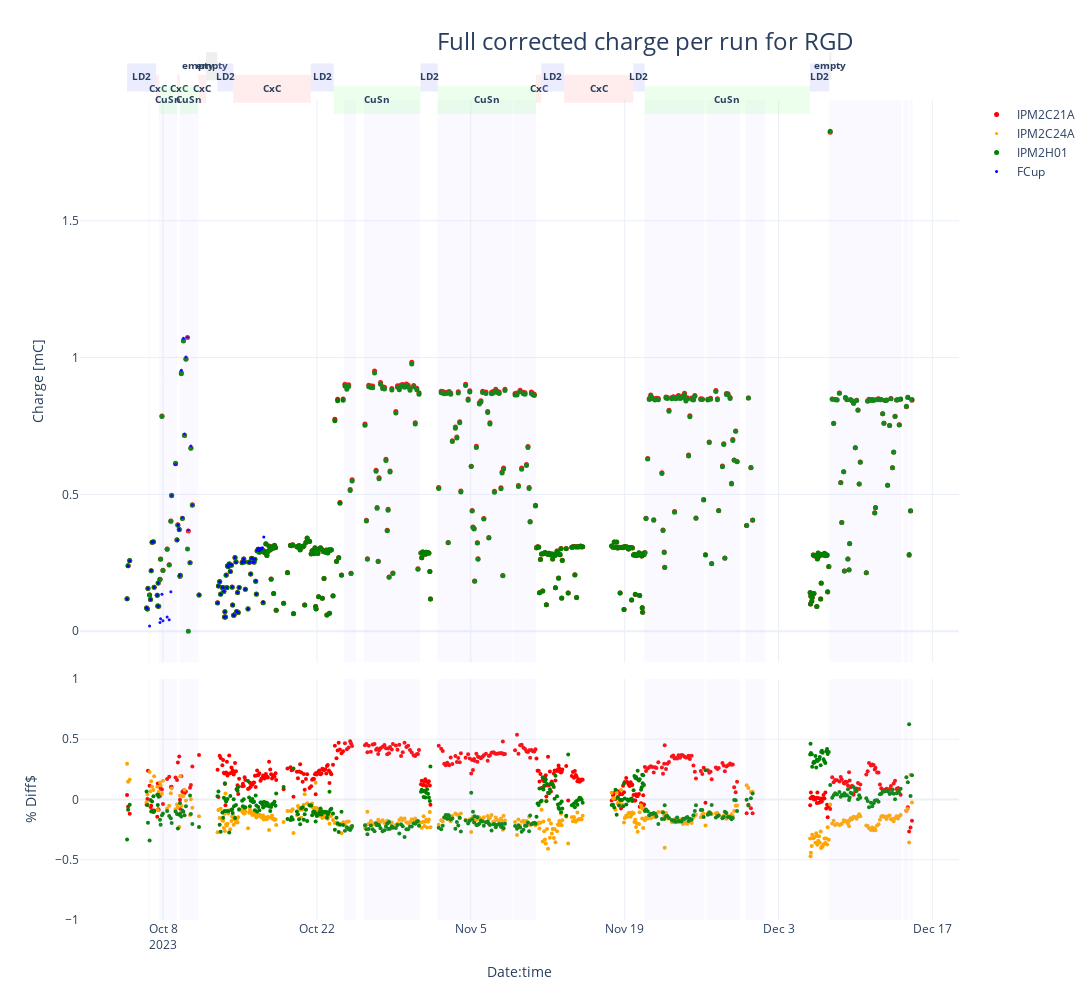

Here is the notebook cell this chart was saved with:
### Code cell
df.loc[:,"ch_mean2"] = np.mean(df.loc[:,['IPM2C21A_corr2','IPM2C24A_corr2','IPM2H01_corr2']],axis=1)
dfx = df[df.event_count >= 20e6]

fig = make_subplots(rows=2, cols=1,shared_xaxes=True,
                    vertical_spacing=0.02, row_heights=[0.7,0.3]) # (specs=[[{"secondary_y": True}]])
fig.update_layout(width=1280, height=1000,
                  title=go.layout.Title(text=f"Full corrected charge per run for RGD", xanchor="left", x=0.4),
                  titlefont=dict(size=24),)

fig.add_trace(go.Scatter(x=dfx.time, y=dfx.IPM2C21A_corr2, mode='markers', name='IPM2C21A', marker=dict(color='red', size=5)), secondary_y=False)
fig.add_trace(go.Scatter(x=dfx.time, y=dfx.IPM2C24A_corr2, mode='markers', name='IPM2C24A', marker=dict(color='orange', size=3)), secondary_y=False)
fig.add_trace(go.Scatter(x=dfx.time, y=dfx.IPM2H01_corr2, mode='markers', name='IPM2H01', marker=dict(color='green', size=5)), secondary_y=False)
fig.add_trace(go.Scatter(x=dfx.loc[dfx.start_time<start_fcup_trouble,"time"], y=dfx.loc[dfx.start_time<start_fcup_trouble,"scaler_calc1b_corr"], mode='markers', name='FCup', marker=dict(color='blue', size=3)), secondary_y=False)

fig.add_trace(go.Scatter(x=dfx.time, y=(100*(dfx.IPM2C21A_corr2-dfx.ch_mean2)/dfx.ch_mean2), mode='markers', name='IPM2C21A', showlegend=False, marker=dict(color='red', size=4)), row=2, col=1)
fig.add_trace(go.Scatter(x=dfx.time, y=(100*(dfx.IPM2C24A_corr2-dfx.ch_mean2)/dfx.ch_mean2), mode='markers', name='IPM2C24A', showlegend=False, marker=dict(color='orange', size=4)), row=2, col=1)
fig.add_trace(go.Scatter(x=dfx.time, y=(100*(dfx.IPM2H01_corr2-dfx.ch_mean2)/dfx.ch_mean2), mode='markers', name='IPM2H01', showlegend=False, marker=dict(color='green', size=4)), row=2, col=1)


for i in range(len(beam_stop_in_start)):
     fig.add_vrect(x0=beam_stop_in_start[i],x1=beam_stop_in_end[i], fillcolor="#C0C0FF", opacity=0.1, line_width=0)

target_labels={'empty':(1.06,"#B0B0B0"),'LD2':(1.04,"#A0A0FF"),'CxC':(1.02,"#FFA0A0"),'CuSn':(1.,"#A0FFA0")}
        
for i in range(len(target_change_table)-1):
    time0 = max(target_change_table.iloc[i].name, dfx.iloc[0].time)
    time1 = min(target_change_table.iloc[i+1].name, dfx.iloc[-1].time) 
    target = target_change_table.iloc[i].target
    if time1 > dfx.iloc[0].time and time0 < dfx.iloc[-1].time:
        y_pos = target_labels[target][0]
        fig.add_vrect(x0=time0, x1=time1, xref="x", y0=y_pos-0.025, y1=y_pos+0.025, yref='paper', fillcolor=target_labels[target][1], opacity=0.2, line_width=0, row=1, col=1,
                     label=dict(text="<b>"+target+"</b>", font=dict(size=10)))
        
        
fig.update_xaxes(title_text="Date:time", row=2, col=1)
fig.update_yaxes(title_text="Charge [mC]", row=1, col=1)
fig.update_yaxes(title_text="% Diff$", range=[-1., 1. ], row=2, col=1)
fig.write_image("RGD_Full_corrected_charge_per_run.pdf", width=1200, height=600)
fig.show()

### Figure 1 — Plotly figure (JSON) as saved in the notebook; plotly's stock layout.template omitted (floating-point values rounded to 4 significant figures; data arrays with more than 128 entries replaced by an {"elided": "..."} marker saying what was removed)
{"data": [{"marker": {"color": "red", "size": 5}, "mode": "markers", "name": "IPM2C21A", "type": "scatter", "x": {"elided": "487 str values"}, "xaxis": "x", "y": {"elided": "487 float values"}, "yaxis": "y"}, {"marker": {"color": "orange", "size": 3}, "mode": "markers", "name": "IPM2C24A", "type": "scatter", "x": {"elided": "487 str values"}, "xaxis": "x", "y": {"elided": "487 float values"}, "yaxis": "y"}, {"marker": {"color": "green", "size": 5}, "mode": "markers", "name": "IPM2H01", "type": "scatter", "x": {"elided": "487 str values"}, "xaxis": "x", "y": {"elided": "487 float values"}, "yaxis": "y"}, {"marker": {"color": "blue", "size": 3}, "mode": "markers", "name": "FCup", "type": "scatter", "x": ["2023-10-04T17:28:08", "2023-10-04T19:41:20.500000", "2023-10-04T23:12:46.500000", "2023-10-06T12:03:46", "2023-10-06T13:59:03", "2023-10-06T15:07:13.500000", "2023-10-06T18:37:20", "2023-10-06T20:35:25", "2023-10-06T22:04:39.500000", "2023-10-07T00:04:19.500000", "2023-10-07T02:57:45", "2023-10-07T04:39:57", "2023-10-07T11:22:17", "2023-10-07T12:33:46.500000", "2023-10-07T13:29:29", "2023-10-07T14:30:01", "2023-10-07T17:24:42.500000", "2023-10-07T18:43:39", "2023-10-07T21:38:27", "2023-10-07T23:48:44", "2023-10-08T08:56:26", "2023-10-08T13:26:49.500000", "2023-10-08T17:04:41", "2023-10-08T18:49:21.500000", "2023-10-09T03:17:48", "2023-10-09T06:24:17", "2023-10-09T08:18:09.500000", "2023-10-09T11:26:59.500000", "2023-10-09T13:04:52", "2023-10-09T13:37:54.500000", "2023-10-09T15:56:48.500000", "2023-10-09T18:17:52.500000", "2023-10-09T20:29:41", "2023-10-09T22:51:12", "2023-10-10T02:00:24", "2023-10-10T05:24:23", "2023-10-10T07:14:28.500000", "2023-10-10T10:56:49.500000", "2023-10-10T12:48:35", "2023-10-10T15:59:42", "2023-10-11T06:33:18.500000", "2023-10-12T23:02:59", "2023-10-13T00:58:42", "2023-10-13T03:41:09", "2023-10-13T05:51:57.500000", "2023-10-13T09:34:23.500000", "2023-10-13T11:13:40", "2023-10-13T12:50:13", "2023-10-13T14:17:56", "2023-10-13T15:07:29.500000", "2023-10-13T16:17:09.500000", "2023-10-13T17:47:13.500000", "2023-10-13T19:26:24.500000", "2023-10-13T20:44:43", "2023-10-13T22:28:17.500000", "2023-10-14T00:31:16.500000", "2023-10-14T02:54:04", "2023-10-14T05:24:12", "2023-10-14T06:56:10", "2023-10-14T08:03:14", "2023-10-14T10:19:32", "2023-10-14T10:56:41", "2023-10-14T13:10:43.500000", "2023-10-14T15:14:42.500000", "2023-10-14T16:48:47", "2023-10-14T18:41:59.500000", "2023-10-14T20:10:53.500000", "2023-10-14T22:09:54.500000", "2023-10-15T04:44:04", "2023-10-15T06:28:47", "2023-10-15T08:14:08.500000", "2023-10-15T10:06:15.500000", "2023-10-15T11:39:47.500000", "2023-10-15T17:34:36.500000", "2023-10-15T19:56:36.500000", "2023-10-15T21:42:10", "2023-10-15T23:26:56", "2023-10-16T01:20:01.500000", "2023-10-16T03:06:27", "2023-10-16T04:51:48", "2023-10-16T06:48:11.500000", "2023-10-16T08:38:38", "2023-10-16T10:19:04.500000", "2023-10-16T11:49:12", "2023-10-16T13:27:35.500000", "2023-10-16T15:47:00.500000", "2023-10-16T18:18:54", "2023-10-16T20:44:13", "2023-10-16T22:55:04", "2023-10-17T00:57:46", "2023-10-17T02:33:17.500000", "2023-10-17T04:02:01.500000"], "xaxis": "x", "y": [0.1181, 0.2382, 0.257, 0.0855, 0.08179, 0.1563, 0.01887, 0.1161, 0.2219, 0.3265, 0.327, 0.1605, 0.1316, 0.092, 0.1759, 0.09108, 0.03223, 0.04532, 0.1354, 0.03833, 0.05201, 0.04167, 0.1446, 0.496, 0.6091, 0.3321, 0.388, 0.3717, 0.2034, 0.2058, 0.9537, 0.4146, 1.071, 0.7203, 1.002, 1.073, 0.3686, 0.2515, 0.6769, 0.4617, 0.1323, 0.1037, 0.1657, 0.181, 0.1356, 0.1604, 0.1597, 0.1462, 0.05221, 0.07105, 0.05197, 0.2051, 0.1591, 0.2395, 0.2361, 0.2455, 0.2182, 0.242, 0.1614, 0.09583, 0.05827, 0.05906, 0.2691, 0.2525, 0.07188, 0.1414, 0.06824, 0.1601, 0.2509, 0.2549, 0.2643, 0.2534, 0.1534, 0.08164, 0.2522, 0.2531, 0.209, 0.2664, 0.2651, 0.2533, 0.2532, 0.2628, 0.1839, 0.1365, 0.2957, 0.3029, 0.2939, 0.3034, 0.2995, 0.3053, 0.1067, 0.344], "yaxis": "y"}, {"marker": {"color": "red", "size": 4}, "mode": "markers", "name": "IPM2C21A", "showlegend": false, "type": "scatter", "x": {"elided": "487 str values"}, "xaxis": "x2", "y": {"elided": "487 float values"}, "yaxis": "y2"}, {"marker": {"color": "orange", "size": 4}, "mode": "markers", "name": "IPM2C24A", "showlegend": false, "type": "scatter", "x": {"elided": "487 str values"}, "xaxis": "x2", "y": {"elided": "487 float values"}, "yaxis": "y2"}, {"marker": {"color": "green", "size": 4}, "mode": "markers", "name": "IPM2H01", "showlegend": false, "type": "scatter", "x": {"elided": "487 str values"}, "xaxis": "x2", "y": {"elided": "487 float values"}, "yaxis": "y2"}], "layout": {"height": 1000, "shapes": [{"fillcolor": "#C0C0FF", "line": {"width": 0}, "opacity": 0.1, "type": "rect", "x0": "2023-10-06T16:01:36.594000", "x1": "2023-10-06T19:08:57.796000", "xref": "x", "y0": 0, "y1": 1, "yref": "y domain"}, {"fillcolor": "#C0C0FF", "line": {"width": 0}, "opacity": 0.1, "type": "rect", "x0": "2023-10-06T16:01:36.594000", "x1": "2023-10-06T19:08:57.796000", "xref": "x2", "y0": 0, "y1": 1, "yref": "y2 domain"}, {"fillcolor": "#C0C0FF", "line": {"width": 0}, "opacity": 0.1, "type": "rect", "x0": "2023-10-07T15:24:48.931000", "x1": "2023-10-08T07:52:50.636000", "xref": "x", "y0": 0, "y1": 1, "yref": "y domain"}, {"fillcolor": "#C0C0FF", "line": {"width": 0}, "opacity": 0.1, "type": "rect", "x0": "2023-10-07T15:24:48.931000", "x1": "2023-10-08T07:52:50.636000", "xref": "x2", "y0": 0, "y1": 1, "yref": "y2 domain"}, {"fillcolor": "#C0C0FF", "line": {"width": 0}, "opacity": 0.1, "type": "rect", "x0": "2023-10-08T08:16:58.456000", "x1": "2023-10-08T14:15:26.265000", "xref": "x", "y0": 0, "y1": 1, "yref": "y domain"}, {"fillcolor": "#C0C0FF", "line": {"width": 0}, "opacity": 0.1, "type": "rect", "x0": "2023-10-08T08:16:58.456000", "x1": "2023-10-08T14:15:26.265000", "xref": "x2", "y0": 0, "y1": 1, "yref": "y2 domain"}, {"fillcolor": "#C0C0FF", "line": {"width": 0}, "opacity": 0.1, "type": "rect", "x0": "2023-10-08T14:49:12.831000", "x1": "2023-10-09T01:23:14.283000", "xref": "x", "y0": 0, "y1": 1, "yref": "y domain"}, {"fillcolor": "#C0C0FF", "line": {"width": 0}, "opacity": 0.1, "type": "rect", "x0": "2023-10-08T14:49:12.831000", "x1": "2023-10-09T01:23:14.283000", "xref": "x2", "y0": 0, "y1": 1, "yref": "y2 domain"}, {"fillcolor": "#C0C0FF", "line": {"width": 0}, "opacity": 0.1, "type": "rect", "x0": "2023-10-09T01:40:34.115000", "x1": "2023-10-09T06:49:07.173000", "xref": "x", "y0": 0, "y1": 1, "yref": "y domain"}, {"fillcolor": "#C0C0FF", "line": {"width": 0}, "opacity": 0.1, "type": "rect", "x0": "2023-10-09T01:40:34.115000", "x1": "2023-10-09T06:49:07.173000", "xref": "x2", "y0": 0, "y1": 1, "yref": "y2 domain"}, {"fillcolor": "#C0C0FF", "line": {"width": 0}, "opacity": 0.1, "type": "rect", "x0": "2023-10-09T12:47:08.114000", "x1": "2023-10-11T02:25:59.957000", "xref": "x", "y0": 0, "y1": 1, "yref": "y domain"}, {"fillcolor": "#C0C0FF", "line": {"width": 0}, "opacity": 0.1, "type": "rect", "x0": "2023-10-09T12:47:08.114000", "x1": "2023-10-11T02:25:59.957000", "xref": "x2", "y0": 0, "y1": 1, "yref": "y2 domain"}, {"fillcolor": "#C0C0FF", "line": {"width": 0}, "opacity": 0.1, "type": "rect", "x0": "2023-10-11T03:15:18.199000", "x1": "2023-10-11T05:23:26.398000", "xref": "x", "y0": 0, "y1": 1, "yref": "y domain"}, {"fillcolor": "#C0C0FF", "line": {"width": 0}, "opacity": 0.1, "type": "rect", "x0": "2023-10-11T03:15:18.199000", "x1": "2023-10-11T05:23:26.398000", "xref": "x2", "y0": 0, "y1": 1, "yref": "y2 domain"}, {"fillcolor": "#C0C0FF", "line": {"width": 0}, "opacity": 0.1, "type": "rect", "x0": "2023-10-24T10:47:54.883000", "x1": "2023-10-25T13:07:32.883000", "xref": "x", "y0": 0, "y1": 1, "yref": "y domain"}, {"fillcolor": "#C0C0FF", "line": {"width": 0}, "opacity": 0.1, "type": "rect", "x0": "2023-10-24T10:47:54.883000", "x1": "2023-10-25T13:07:32.883000", "xref": "x2", "y0": 0, "y1": 1, "yref": "y2 domain"}, {"fillcolor": "#C0C0FF", "line": {"width": 0}, "opacity": 0.1, "type": "rect", "x0": "2023-10-26T06:33:23.833000", "x1": "2023-10-31T08:45:47.598000", "xref": "x", "y0": 0, "y1": 1, "yref": "y domain"}, {"fillcolor": "#C0C0FF", "line": {"width": 0}, "opacity": 0.1, "type": "rect", "x0": "2023-10-26T06:33:23.833000", "x1": "2023-10-31T08:45:47.598000", "xref": "x2", "y0": 0, "y1": 1, "yref": "y2 domain"}, {"fillcolor": "#C0C0FF", "line": {"width": 0}, "opacity": 0.1, "type": "rect", "x0": "2023-11-01T23:39:55.187000", "x1": "2023-11-08T19:29:40.491000", "xref": "x", "y0": 0, "y1": 1, "yref": "y domain"}, {"fillcolor": "#C0C0FF", "line": {"width": 0}, "opacity": 0.1, "type": "rect", "x0": "2023-11-01T23:39:55.187000", "x1": "2023-11-08T19:29:40.491000", "xref": "x2", "y0": 0, "y1": 1, "yref": "y2 domain"}, {"fillcolor": "#C0C0FF", "line": {"width": 0}, "opacity": 0.1, "type": "rect", "x0": "2023-11-08T22:13:58.525000", "x1": "2023-11-08T22:14:42.258000", "xref": "x", "y0": 0, "y1": 1, "yref": "y domain"}, {"fillcolor": "#C0C0FF", "line": {"width": 0}, "opacity": 0.1, "type": "rect", "x0": "2023-11-08T22:13:58.525000", "x1": "2023-11-08T22:14:42.258000", "xref": "x2", "y0": 0, "y1": 1, "yref": "y2 domain"}, {"fillcolor": "#C0C0FF", "line": {"width": 0}, "opacity": 0.1, "type": "rect", "x0": "2023-11-08T22:56:57.125000", "x1": "2023-11-10T22:02:05.149000", "xref": "x", "y0": 0, "y1": 1, "yref": "y domain"}, {"fillcolor": "#C0C0FF", "line": {"width": 0}, "opacity": 0.1, "type": "rect", "x0": "2023-11-08T22:56:57.125000", "x1": "2023-11-10T22:02:05.149000", "xref": "x2", "y0": 0, "y1": 1, "yref": "y2 domain"}, {"fillcolor": "#C0C0FF", "line": {"width": 0}, "opacity": 0.1, "type": "rect", "x0": "2023-11-20T19:13:16.869000", "x1": "2023-11-26T06:01:10.232000", "xref": "x", "y0": 0, "y1": 1, "yref": "y domain"}, {"fillcolor": "#C0C0FF", "line": {"width": 0}, "opacity": 0.1, "type": "rect", "x0": "2023-11-20T19:13:16.869000", "x1": "2023-11-26T06:01:10.232000", "xref": "x2", "y0": 0, "y1": 1, "yref": "y2 domain"}, {"fillcolor": "#C0C0FF", "line": {"width": 0}, "opacity": 0.1, "type": "rect", "x0": "2023-11-26T11:13:11.806000", "x1": "2023-11-29T11:30:11.912000", "xref": "x", "y0": 0, "y1": 1, "yref": "y domain"}, {"fillcolor": "#C0C0FF", "line": {"width": 0}, "opacity": 0.1, "type": "rect", "x0": "2023-11-26T11:13:11.806000", "x1": "2023-11-29T11:30:11.912000", "xref": "x2", "y0": 0, "y1": 1, "yref": "y2 domain"}, {"fillcolor": "#C0C0FF", "line": {"width": 0}, "opacity": 0.1, "type": "rect", "x0": "2023-11-29T23:38:58.278000", "x1": "2023-12-01T18:13:37.451000", "xref": "x", "y0": 0, "y1": 1, "yref": "y domain"}, {"fillcolor": "#C0C0FF", "line": {"width": 0}, "opacity": 0.1, "type": "rect", "x0": "2023-11-29T23:38:58.278000", "x1": "2023-12-01T18:13:37.451000", "xref": "x2", "y0": 0, "y1": 1, "yref": "y2 domain"}, {"fillcolor": "#C0C0FF", "line": {"width": 0}, "opacity": 0.1, "type": "rect", "x0": "2023-12-07T14:39:28.056000", "x1": "2023-12-14T04:04:00.268000", "xref": "x", "y0": 0, "y1": 1, "yref": "y domain"}, {"fillcolor": "#C0C0FF", "line": {"width": 0}, "opacity": 0.1, "type": "rect", "x0": "2023-12-07T14:39:28.056000", "x1": "2023-12-14T04:04:00.268000", "xref": "x2", "y0": 0, "y1": 1, "yref": "y2 domain"}, {"fillcolor": "#C0C0FF", "line": {"width": 0}, "opacity": 0.1, "type": "rect", "x0": "2023-12-14T08:51:36.541000", "x1": "2023-12-14T19:42:03.871000", "xref": "x", "y0": 0, "y1": 1, "yref": "y domain"}, {"fillcolor": "#C0C0FF", "line": {"width": 0}, "opacity": 0.1, "type": "rect", "x0": "2023-12-14T08:51:36.541000", "x1": "2023-12-14T19:42:03.871000", "xref": "x2", "y0": 0, "y1": 1, "yref": "y2 domain"}, {"fillcolor": "#C0C0FF", "line": {"width": 0}, "opacity": 0.1, "type": "rect", "x0": "2023-12-14T22:50:43.234000", "x1": "2023-12-15T04:42:53", "xref": "x", "y0": 0, "y1": 1, "yref": "y domain"}, {"fillcolor": "#C0C0FF", "line": {"width": 0}, "opacity": 0.1, "type": "rect", "x0": "2023-12-14T22:50:43.234000", "x1": "2023-12-15T04:42:53", "xref": "x2", "y0": 0, "y1": 1, "yref": "y2 domain"}, {"fillcolor": "#A0A0FF", "label": {"font": {"size": 10}, "text": "<b>LD2</b>"}, "line": {"width": 0}, "opacity": 0.2, "type": "rect", "x0": "2023-10-04T17:28:08", "x1": "2023-10-07T08:58:11", "xref": "x", "y0": 1.015, "y1": 1.065, "yref": "y domain"}, {"fillcolor": "#FFA0A0", "label": {"font": {"size": 10}, "text": "<b>CxC</b>"}, "line": {"width": 0}, "opacity": 0.2, "type": "rect", "x0": "2023-10-07T08:58:11", "x1": "2023-10-07T15:37:25", "xref": "x", "y0": 0.995, "y1": 1.045, "yref": "y domain"}, {"fillcolor": "#A0FFA0", "label": {"font": {"size": 10}, "text": "<b>CuSn</b>"}, "line": {"width": 0}, "opacity": 0.2, "type": "rect", "x0": "2023-10-07T15:37:25", "x1": "2023-10-09T06:55:38", "xref": "x", "y0": 0.975, "y1": 1.025, "yref": "y domain"}, {"fillcolor": "#FFA0A0", "label": {"font": {"size": 10}, "text": "<b>CxC</b>"}, "line": {"width": 0}, "opacity": 0.2, "type": "rect", "x0": "2023-10-09T06:55:38", "x1": "2023-10-09T12:51:52", "xref": "x", "y0": 0.995, "y1": 1.045, "yref": "y domain"}, {"fillcolor": "#A0FFA0", "label": {"font": {"size": 10}, "text": "<b>CuSn</b>"}, "line": {"width": 0}, "opacity": 0.2, "type": "rect", "x0": "2023-10-09T12:51:52", "x1": "2023-10-11T04:49:51", "xref": "x", "y0": 0.975, "y1": 1.025, "yref": "y domain"}, {"fillcolor": "#B0B0B0", "label": {"font": {"size": 10}, "text": "<b>empty</b>"}, "line": {"width": 0}, "opacity": 0.2, "type": "rect", "x0": "2023-10-11T04:49:51", "x1": "2023-10-11T05:32:47", "xref": "x", "y0": 1.035, "y1": 1.085, "yref": "y domain"}, {"fillcolor": "#FFA0A0", "label": {"font": {"size": 10}, "text": "<b>CxC</b>"}, "line": {"width": 0}, "opacity": 0.2, "type": "rect", "x0": "2023-10-11T05:32:47", "x1": "2023-10-11T21:46:59", "xref": "x", "y0": 0.995, "y1": 1.045, "yref": "y domain"}, {"fillcolor": "#B0B0B0", "label": {"font": {"size": 10}, "text": "<b>empty</b>"}, "line": {"width": 0}, "opacity": 0.2, "type": "rect", "x0": "2023-10-11T21:46:59", "x1": "2023-10-12T22:30:41", "xref": "x", "y0": 1.035, "y1": 1.085, "yref": "y domain"}, {"fillcolor": "#A0A0FF", "label": {"font": {"size": 10}, "text": "<b>LD2</b>"}, "line": {"width": 0}, "opacity": 0.2, "type": "rect", "x0": "2023-10-12T22:30:41", "x1": "2023-10-14T09:15:40", "xref": "x", "y0": 1.015, "y1": 1.065, "yref": "y domain"}, {"fillcolor": "#FFA0A0", "label": {"font": {"size": 10}, "text": "<b>CxC</b>"}, "line": {"width": 0}, "opacity": 0.2, "type": "rect", "x0": "2023-10-14T09:15:40", "x1": "2023-10-21T10:29:24", "xref": "x", "y0": 0.995, "y1": 1.045, "yref": "y domain"}, {"fillcolor": "#A0A0FF", "label": {"font": {"size": 10}, "text": "<b>LD2</b>"}, "line": {"width": 0}, "opacity": 0.2, "type": "rect", "x0": "2023-10-21T10:29:24", "x1": "2023-10-23T13:01:10", "xref": "x", "y0": 1.015, "y1": 1.065, "yref": "y domain"}, {"fillcolor": "#A0FFA0", "label": {"font": {"size": 10}, "text": "<b>CuSn</b>"}, "line": {"width": 0}, "opacity": 0.2, "type": "rect", "x0": "2023-10-23T13:01:10", "x1": "2023-10-31T10:13:58", "xref": "x", "y0": 0.975, "y1": 1.025, "yref": "y domain"}, {"fillcolor": "#A0A0FF", "label": {"font": {"size": 10}, "text": "<b>LD2</b>"}, "line": {"width": 0}, "opacity": 0.2, "type": "rect", "x0": "2023-10-31T10:13:58", "x1": "2023-11-01T23:53:45", "xref": "x", "y0": 1.015, "y1": 1.065, "yref": "y domain"}, {"fillcolor": "#A0FFA0", "label": {"font": {"size": 10}, "text": "<b>CuSn</b>"}, "line": {"width": 0}, "opacity": 0.2, "type": "rect", "x0": "2023-11-01T23:53:45", "x1": "2023-11-10T22:14:18", "xref": "x", "y0": 0.975, "y1": 1.025, "yref": "y domain"}, {"fillcolor": "#FFA0A0", "label": {"font": {"size": 10}, "text": "<b>CxC</b>"}, "line": {"width": 0}, "opacity": 0.2, "type": "rect", "x0": "2023-11-10T22:14:18", "x1": "2023-11-11T09:47:31", "xref": "x", "y0": 0.995, "y1": 1.045, "yref": "y domain"}, {"fillcolor": "#A0A0FF", "label": {"font": {"size": 10}, "text": "<b>LD2</b>"}, "line": {"width": 0}, "opacity": 0.2, "type": "rect", "x0": "2023-11-11T09:47:31", "x1": "2023-11-13T12:03:22", "xref": "x", "y0": 1.015, "y1": 1.065, "yref": "y domain"}, {"fillcolor": "#FFA0A0", "label": {"font": {"size": 10}, "text": "<b>CxC</b>"}, "line": {"width": 0}, "opacity": 0.2, "type": "rect", "x0": "2023-11-13T12:03:22", "x1": "2023-11-19T18:37:53", "xref": "x", "y0": 0.995, "y1": 1.045, "yref": "y domain"}, {"fillcolor": "#A0A0FF", "label": {"font": {"size": 10}, "text": "<b>LD2</b>"}, "line": {"width": 0}, "opacity": 0.2, "type": "rect", "x0": "2023-11-19T18:37:53", "x1": "2023-11-20T19:46:48", "xref": "x", "y0": 1.015, "y1": 1.065, "yref": "y domain"}, {"fillcolor": "#A0FFA0", "label": {"font": {"size": 10}, "text": "<b>CuSn</b>"}, "line": {"width": 0}, "opacity": 0.2, "type": "rect", "x0": "2023-11-20T19:46:48", "x1": "2023-12-05T20:41:39", "xref": "x", "y0": 0.975, "y1": 1.025, "yref": "y domain"}, {"fillcolor": "#A0A0FF", "label": {"font": {"size": 10}, "text": "<b>LD2</b>"}, "line": {"width": 0}, "opacity": 0.2, "type": "rect", "x0": "2023-12-05T20:41:39", "x1": "2023-12-07T14:50:33", "xref": "x", "y0": 1.015, "y1": 1.065, "yref": "y domain"}, {"fillcolor": "#B0B0B0", "label": {"font": {"size": 10}, "text": "<b>empty</b>"}, "line": {"width": 0}, "opacity": 0.2, "type": "rect", "x0": "2023-12-07T14:50:33", "x1": "2023-12-07T19:35:13", "xref": "x", "y0": 1.035, "y1": 1.085, "yref": "y domain"}], "title": {"font": {"size": 24}, "text": "Full corrected charge per run for RGD", "x": 0.4, "xanchor": "left"}, "width": 1280, "xaxis": {"anchor": "y", "autorange": true, "domain": [0, 1], "matches": "x2", "range": ["2023-09-30 11:58:39.1652", "2023-12-19 08:47:06.3348"], "showticklabels": false, "type": "date"}, "xaxis2": {"anchor": "y2", "autorange": true, "domain": [0, 1], "range": ["2023-09-30 11:58:39.1652", "2023-12-19 08:47:06.3348"], "title": {"text": "Date:time"}, "type": "date"}, "yaxis": {"anchor": "x", "autorange": true, "domain": [0.314, 1], "range": [-0.1142, 1.941], "title": {"text": "Charge [mC]"}, "type": "linear"}, "yaxis2": {"anchor": "x2", "domain": [0, 0.294], "range": [-1, 1], "title": {"text": "% Diff$"}, "type": "linear"}}}
